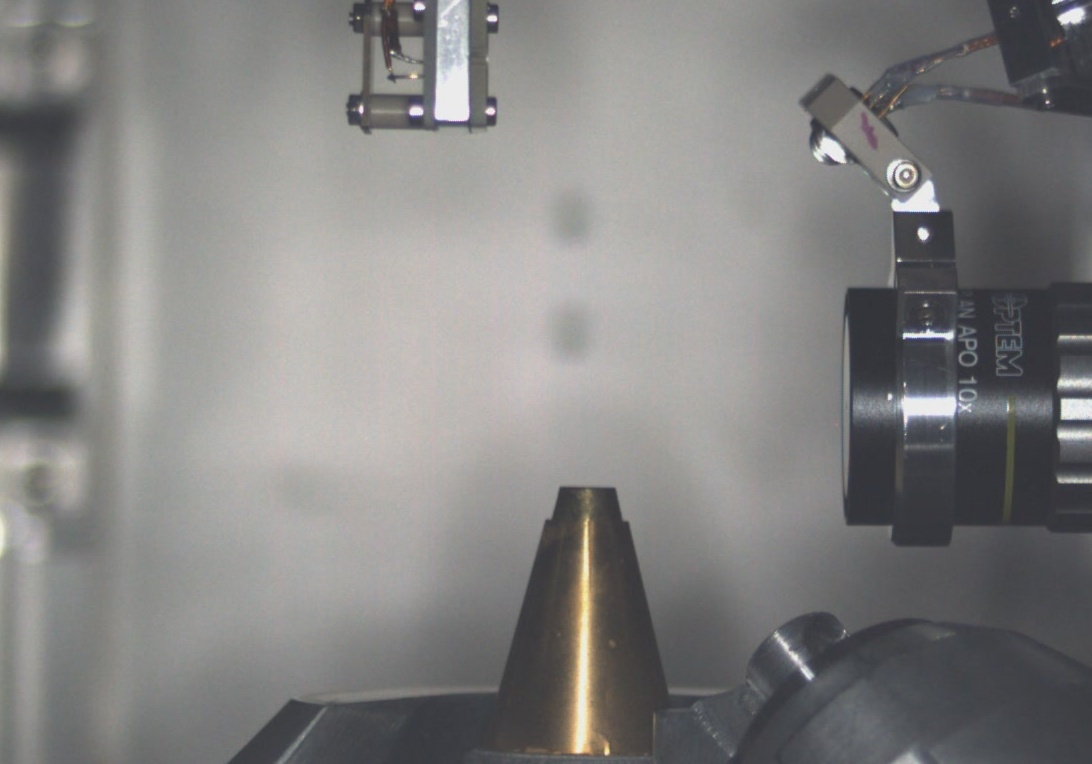
#> input picture tests/fixtures/images/pinoff/20221116_144421.jpg, 1092 x 764 px
$ python intensity_histogram.py --input-dir ../../tests/fixtures/images/pinoff --output-dir out
#> lines starting #> are read from the running program, lines starting #| are printed output that depends on the picture
"""
Generate a histogram of average image intensity for all images in a directory tree.
Also writes a CSV with per-image averages and summary statistics.
Useful for determining high/low values for over/under exposed images

Example:
  python intensity_histogram.py \
    --input-dir ./outputs/disagreements \
    --output-dir ./outputs/intensity_report \
    --bins 50 --workers 8
"""

import argparse
import csv
import os
from concurrent.futures import ThreadPoolExecutor, as_completed
from pathlib import Path

import numpy as np
from PIL import Image
import matplotlib.pyplot as plt


def parse_args() -> argparse.Namespace:
    parser = argparse.ArgumentParser(
        description="Generate histogram and stats for average image intensity."
    )
    parser.add_argument("--input-dir", required=True, help="Root directory of images.")
    parser.add_argument("--output-dir", required=True, help="Directory to save outputs.")
    parser.add_argument("--bins", type=int, default=50, help="Histogram bins.")
    parser.add_argument(
        "--workers",
        type=int,
        default=0,
        help="Number of worker threads (0 uses max CPUs - 1).")
    return parser.parse_args()


def average_intensity(img: Image.Image) -> float:
    arr = np.asarray(img).astype(np.float32)
    if arr.ndim == 3:
        gray = arr.mean(axis=2)
    else:
        gray = arr
    return float(gray.mean())


def process_image(image_path: Path) -> tuple[str, float]:
    with Image.open(image_path) as img:
#> img is the input picture: PIL image 1092x764 RGB; mean R, G, B 130.6, 129.9, 129
        img = img.convert("RGB")
        avg_val = average_intensity(img)
#> avg_val = 129.8
    return str(image_path), avg_val


def main() -> None:
    args = parse_args()
    input_dir = Path(args.input_dir)
    output_dir = Path(args.output_dir)
    output_dir.mkdir(parents=True, exist_ok=True)

    image_extensions = {".png", ".jpg", ".jpeg", ".tif", ".tiff", ".bmp"}

    image_paths = [
        p for p in sorted(input_dir.rglob("*"))
        if p.is_file() and p.suffix.lower() in image_extensions
    ]

    per_image = []
    total = len(image_paths)
    if total == 0:
        raise SystemExit(f"No images found under {input_dir}")

    max_cpus = os.cpu_count() or 1
    default_workers = max(max_cpus - 1, 1)
    workers = default_workers if args.workers <= 0 else args.workers

    completed = 0
    with ThreadPoolExecutor(max_workers=workers) as executor:
        futures = [executor.submit(process_image, p) for p in image_paths]
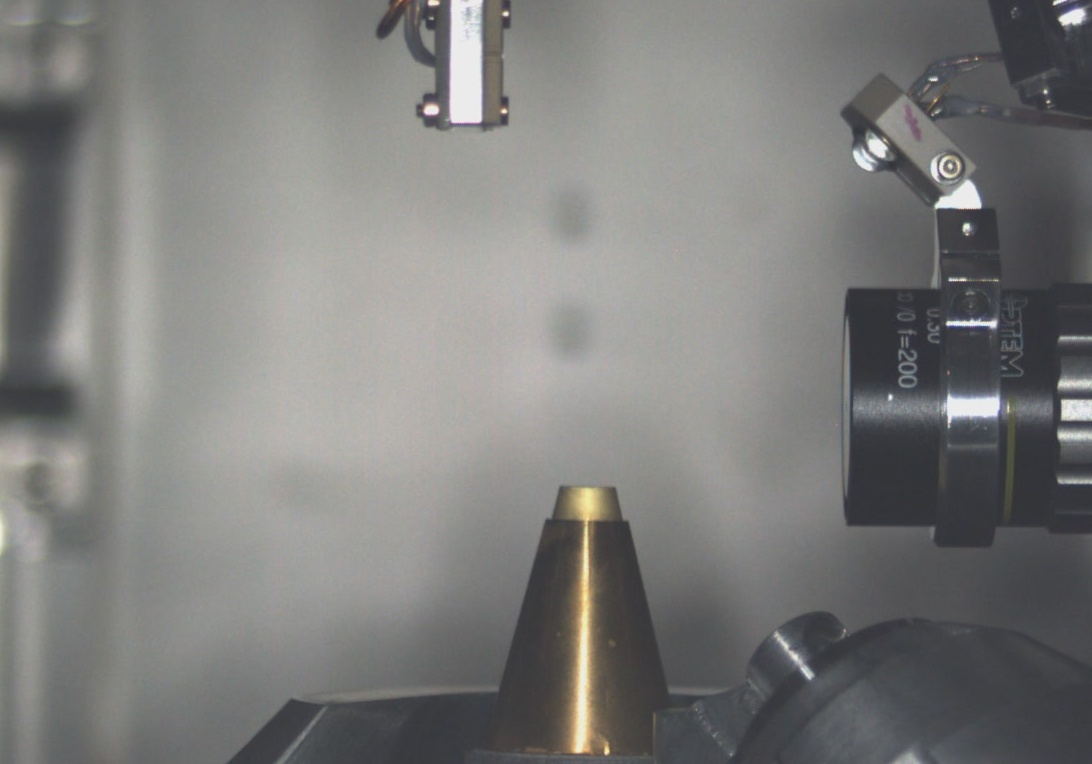
#> input picture tests/fixtures/images/pinoff/20230729_114241.jpg, 1092 x 764 px
#> in process_image, img is the input picture: PIL image 1092x764 RGB; mean R, G, B 124.5, 124.4, 122.9
#> in process_image (call 2), `avg_val = average_intensity(img)`: avg_val = 124
#> futures = 2 items
        for future in as_completed(futures):
            per_image.append(future.result())
            completed += 1
            percent = (completed / total) * 100
            print(f"Processed {completed}/{total} images ({percent:.1f}%)", end="\r")
#> this loop made 2 passes
#> (completed, percent) on passes 1 to 2: (1, 50), (2, 100)
#| Processed 1/2 images (50.0%)
#| Processed 2/2 images (100.0%)
#> after the loop, completed = 2; per_image = 2 items

    print()

    values = np.array([v for _, v in per_image], dtype=np.float32)
#> values = [124, 129.8]
    stats = {
        "count": int(values.size),
        "mean": float(values.mean()),
        "stdev": float(values.std(ddof=1)) if values.size > 1 else 0.0,
        "min": float(values.min()),
        "max": float(values.max()),
        "median": float(np.median(values)),
        "p10": float(np.percentile(values, 10)),
        "p90": float(np.percentile(values, 90)),
    }
#> stats = {'count': 2, 'mean': 126.9, 'stdev': 4.15, 'min': 124, 'max': 129.8, 'median': 126.9, 'p10': 124.5, 'p90': 129.2}

    # Histogram
    plt.figure(figsize=(10, 6))
    plt.hist(values, bins=args.bins, color="#4c72b0", edgecolor="black")
    plt.title("Histogram of Average Image Intensity")
    plt.xlabel("Average Intensity (0-255)")
    plt.ylabel("Count")
    plt.grid(True, alpha=0.3)
    hist_path = output_dir / "average_intensity_histogram.png"
    plt.tight_layout()
    plt.savefig(hist_path, dpi=120)
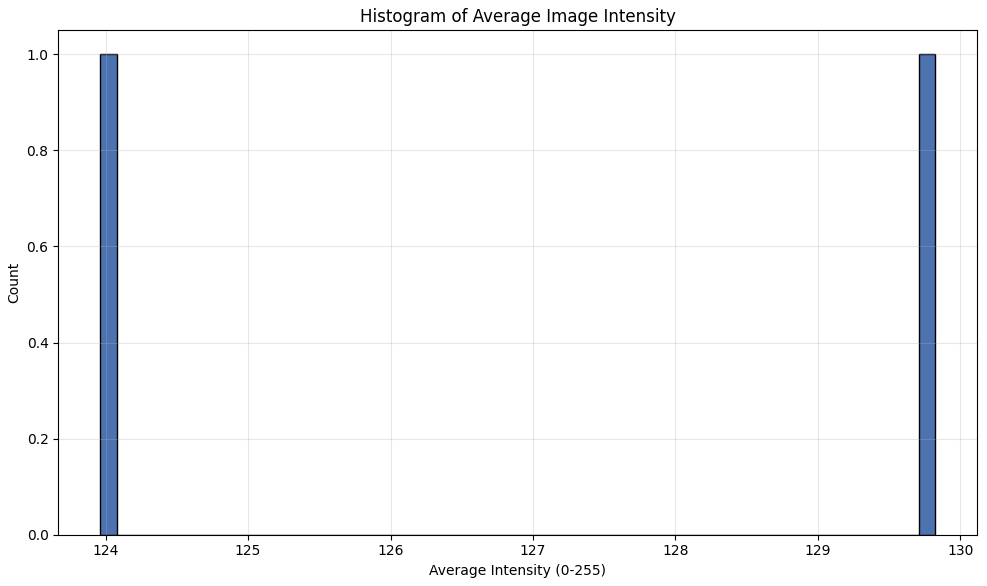
#> figure drawn by matplotlib, 1 panel
    plt.close()

    # CSV output
    csv_path = output_dir / "average_intensity_stats.csv"
    with open(csv_path, "w", newline="") as f:
        writer = csv.writer(f)
        writer.writerow(["stat", "value"])
        for key in ["count", "mean", "stdev", "min", "max", "median", "p10", "p90"]:
            writer.writerow([key, stats[key]])
        writer.writerow([])
        writer.writerow(["image_path", "average_intensity"])
        for path, avg_val in per_image:
            writer.writerow([path, avg_val])
#> this loop made 2 passes
#> avg_val on passes 1 to 2: 124, 129.8


if __name__ == "__main__":
    main()
